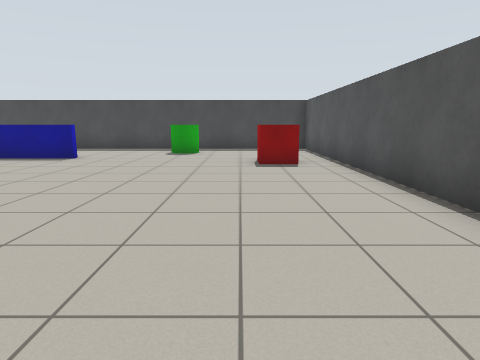
[1] (above)

16 first-person views from a walk through a robot-simulator world made for Gazebo. The camera is 1 m above the floor, tilts 10° down and sees 75° across. The floor is counted in squares, 1 m on a side. Each view is taken from the middle of a square. On the plan, view 1 faces up. The plan holds only what a view shows up to about 12 squares ahead; the rest is blank. Robots are left out.

[2]
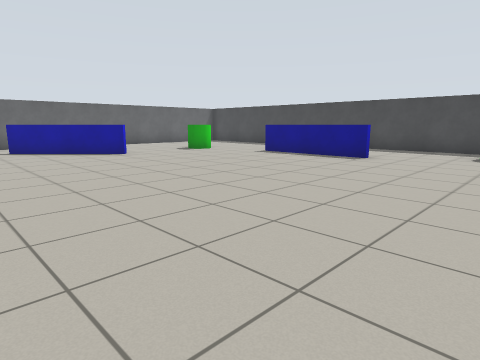

[3]
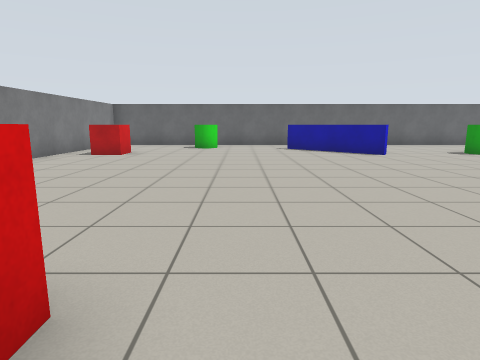

[4]
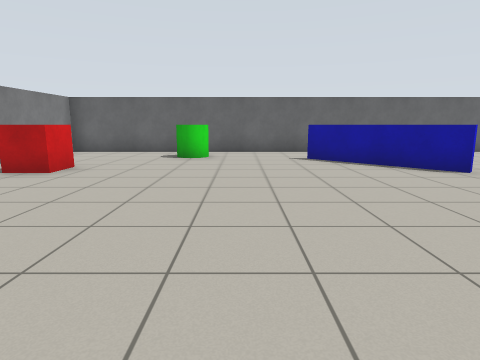

[5]
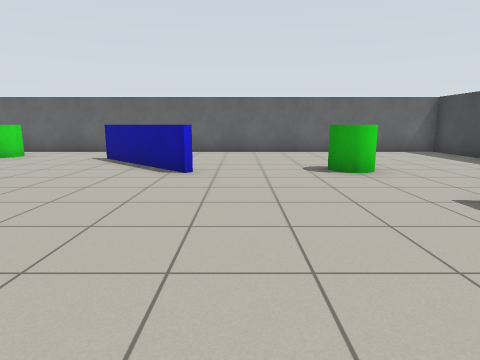

[6]
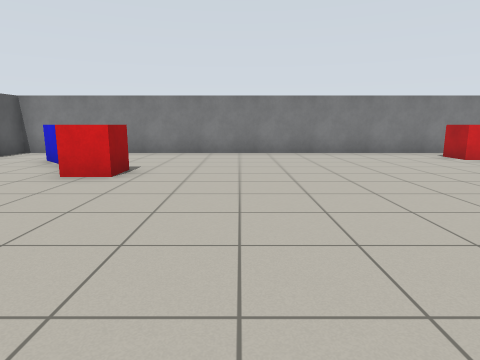

[7]
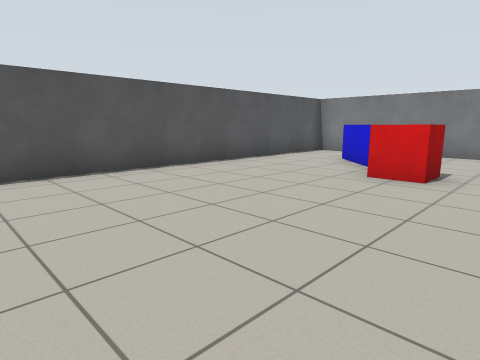

[8]
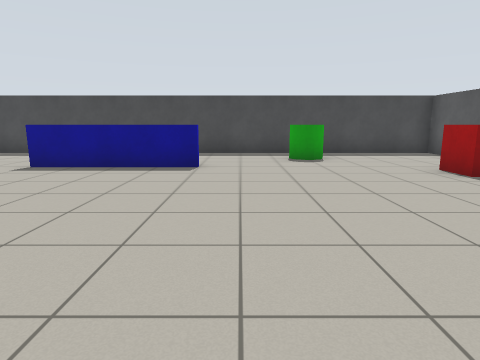

[9]
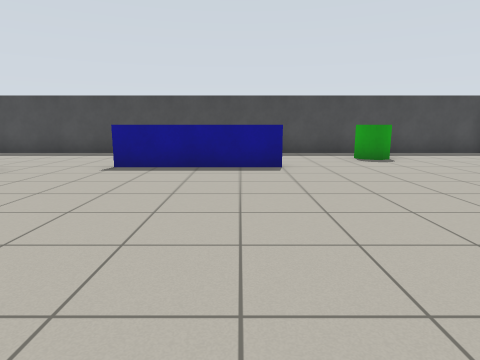

[10]
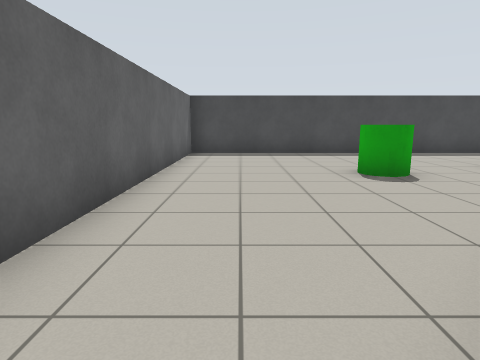

[11]
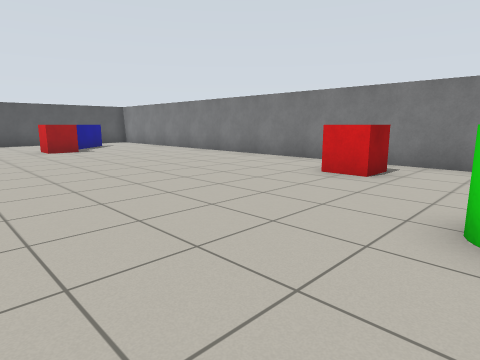

[12]
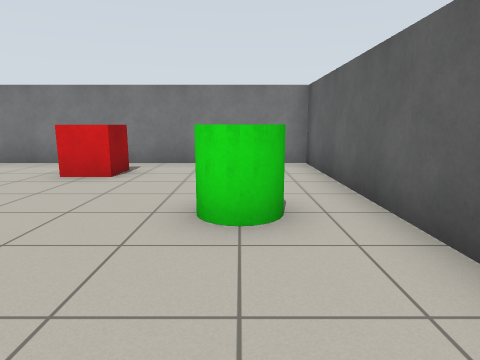

[13]
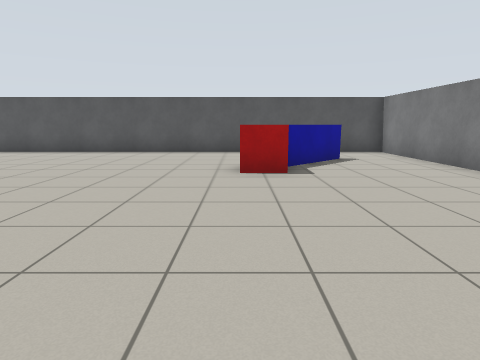

[14]
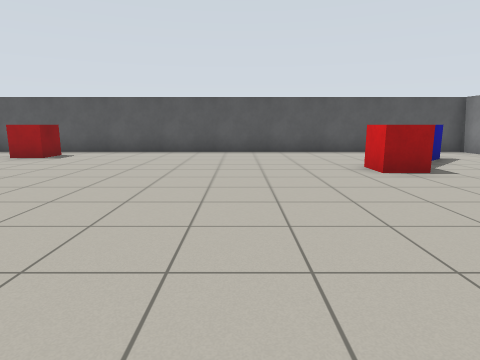

[15]
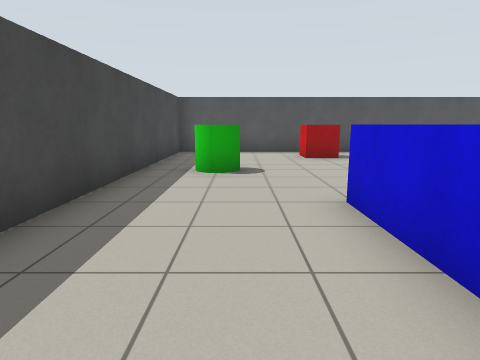

[16]
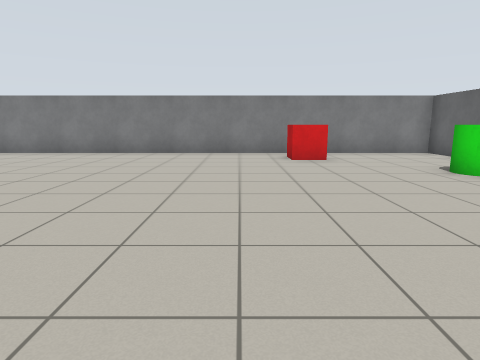

### Floor plan
Points are (right, up) in squares from view 1. A wall is a line through its corners. A room is listed if a view was taken in it or the views show most of it. See-through windows are left out.
Room 1 (views 1, 2, 3, 4, 5, 6, 7, 8, 9, 10, 11, 12, 13, 14, 15, 16)
walls: (2.7, -6.3) (2.7, 13.2) (-16.7, 13.2) (-16.8, -6.3) (2.7, -6.3)
low walls: (-11.5, 4.9) (-14.4, 2); (-7.4, 9.6) (-5, 9.6); (-4.9, 9.4) (-9, 9.4); (-0.9, -2.4) (0.6, -3.9); (0.3, -4) (-1.5, -2.1)
objects: green cylinder (-15, -2) to (-15, -1); red box (-12, -5) to (-12, -4); green cylinder (-12, 8) to (-12, 9); red box (-2, -2); green cylinder (-2, 11) to (-2, 12); red box (1, 8) to (1, 9)

Positions as (right, up) in squares from view 1, and headings:
1: (0, 0), facing up
2: (-1, 0), facing up-left
3: (-1, 0), facing left
4: (-5, 0), facing left
5: (-5, 6), facing left
6: (-5, 5), facing down
7: (-4, 5), facing down-right
8: (-4, 2), facing up
9: (-6, 2), facing up
10: (-15, 2), facing up
11: (-15, 2), facing down-right
12: (-15, 2), facing down
13: (-9, -1), facing right
14: (-9, 2), facing right
15: (-9, 11), facing right
16: (-10, 5), facing down
